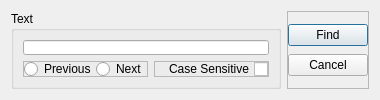
<?xml version="1.0" encoding="UTF-8"?>
<ui version="4.0">
 <class>FinderWindow</class>
 <widget class="QDialog" name="FinderWindow">
  <property name="geometry">
   <rect>
    <x>0</x>
    <y>0</y>
    <width>380</width>
    <height>100</height>
   </rect>
  </property>
  <property name="minimumSize">
   <size>
    <width>0</width>
    <height>100</height>
   </size>
  </property>
  <property name="maximumSize">
   <size>
    <width>1000</width>
    <height>100</height>
   </size>
  </property>
  <property name="windowTitle">
   <string>Finder</string>
  </property>
  <layout class="QGridLayout" name="mFinderLayout">
   <item row="0" column="5">
    <widget class="QGroupBox" name="mTextGroupBox">
     <property name="title">
      <string>Text</string>
     </property>
     <layout class="QFormLayout" name="mTextGroupLayout">
      <property name="fieldGrowthPolicy">
       <enum>QFormLayout::AllNonFixedFieldsGrow</enum>
      </property>
      <property name="leftMargin">
       <number>9</number>
      </property>
      <item row="0" column="0" colspan="2">
       <widget class="QLineEdit" name="mTextLineEdit"/>
      </item>
      <item row="1" column="0">
       <widget class="QFrame" name="mTextFrame1">
        <property name="frameShape">
         <enum>QFrame::StyledPanel</enum>
        </property>
        <property name="frameShadow">
         <enum>QFrame::Raised</enum>
        </property>
        <layout class="QHBoxLayout" name="mTextFrameLayout1">
         <property name="spacing">
          <number>0</number>
         </property>
         <property name="margin">
          <number>0</number>
         </property>
         <item>
          <widget class="QRadioButton" name="mTextPrevious">
           <property name="text">
            <string>Previous</string>
           </property>
          </widget>
         </item>
         <item>
          <widget class="QRadioButton" name="mTextNext">
           <property name="text">
            <string>Next</string>
           </property>
          </widget>
         </item>
        </layout>
       </widget>
      </item>
      <item row="1" column="1">
       <widget class="QFrame" name="mTextFrame2">
        <property name="frameShape">
         <enum>QFrame::StyledPanel</enum>
        </property>
        <property name="frameShadow">
         <enum>QFrame::Raised</enum>
        </property>
        <layout class="QHBoxLayout" name="mTextFrameLayout2">
         <property name="margin">
          <number>0</number>
         </property>
         <item>
          <widget class="QCheckBox" name="mTextCaseSensitive">
           <property name="layoutDirection">
            <enum>Qt::RightToLeft</enum>
           </property>
           <property name="text">
            <string>Case Sensitive</string>
           </property>
          </widget>
         </item>
        </layout>
       </widget>
      </item>
     </layout>
    </widget>
   </item>
   <item row="0" column="6">
    <widget class="QFrame" name="mButtonFrame">
     <property name="frameShape">
      <enum>QFrame::StyledPanel</enum>
     </property>
     <property name="frameShadow">
      <enum>QFrame::Raised</enum>
     </property>
     <layout class="QVBoxLayout" name="mButtonLayout">
      <property name="leftMargin">
       <number>0</number>
      </property>
      <property name="topMargin">
       <number>10</number>
      </property>
      <property name="rightMargin">
       <number>0</number>
      </property>
      <property name="bottomMargin">
       <number>10</number>
      </property>
      <item>
       <widget class="QPushButton" name="mButtonFind">
        <property name="text">
         <string>Find</string>
        </property>
       </widget>
      </item>
      <item>
       <widget class="QPushButton" name="mButtonCancel">
        <property name="text">
         <string>Cancel</string>
        </property>
       </widget>
      </item>
     </layout>
    </widget>
   </item>
  </layout>
 </widget>
 <resources/>
 <connections/>
</ui>
